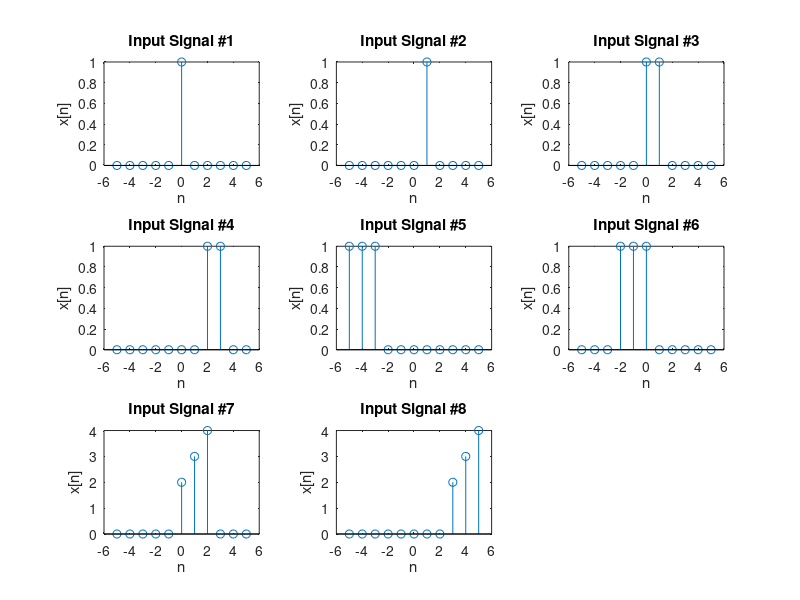

This chart was generated by the following MATLAB code: (Note: this script raises an error after producing the figure.)
n = -5:5;

x1 = [0 0 0 0 0 1 0 0 0 0 0];
x2 = [0 0 0 0 0 0 1 0 0 0 0];
x3 = [0 0 0 0 0 1 1 0 0 0 0];
x4 = [0 0 0 0 0 0 0 1 1 0 0];
x5 = [1 1 1 0 0 0 0 0 0 0 0];
x6 = [0 0 0 1 1 1 0 0 0 0 0];
x7 = [0 0 0 0 0 2 3 4 0 0 0];
x8 = [0 0 0 0 0 0 0 0 2 3 4];

figure,
subplot(3,3,1), stem(n, x1), title('Input Signal #1'), xlabel('n'), ylabel('x[n]');
subplot(3,3,2), stem(n, x2), title('Input Signal #2'), xlabel('n'), ylabel('x[n]');
subplot(3,3,3), stem(n, x3), title('Input Signal #3'), xlabel('n'), ylabel('x[n]');
subplot(3,3,4), stem(n, x4), title('Input Signal #4'), xlabel('n'), ylabel('x[n]');
subplot(3,3,5), stem(n, x5), title('Input Signal #5'), xlabel('n'), ylabel('x[n]');
subplot(3,3,6), stem(n, x6), title('Input Signal #6'), xlabel('n'), ylabel('x[n]');
subplot(3,3,7), stem(n, x7), title('Input Signal #7'), xlabel('n'), ylabel('x[n]');
subplot(3,3,8), stem(n, x8), title('Input Signal #8'), xlabel('n'), ylabel('x[n]');

y11 = system1(n,x1);
y12 = system1(n,x2);
y13 = system1(n,x3);
y14 = system1(n,x4);
y15 = system1(n,x5);
y16 = system1(n,x6);
y17 = system1(n,x7);
y18 = system1(n,x8);

figure,
subplot(3,3,1), stem(n, y11), title('System1 Output for Input 1'), xlabel('n'), ylabel('y[n]');
subplot(3,3,2), stem(n, y12), title('System1 Output for Input 2'), xlabel('n'), ylabel('y[n]');
subplot(3,3,3), stem(n, y13), title('System1 Output for Input 3'), xlabel('n'), ylabel('y[n]');
subplot(3,3,4), stem(n, y14), title('System1 Output for Input 4'), xlabel('n'), ylabel('y[n]');
subplot(3,3,5), stem(n, y15), title('System1 Output for Input 5'), xlabel('n'), ylabel('y[n]');
subplot(3,3,6), stem(n, y16), title('System1 Output for Input 6'), xlabel('n'), ylabel('y[n]');
subplot(3,3,7), stem(n, y17), title('System1 Output for Input 7'), xlabel('n'), ylabel('y[n]');

y21 = system2(n,x1);
y22 = system2(n,x2);
y23 = system2(n,x3);
y24 = system2(n,x4);
y25 = system2(n,x5);
y26 = system2(n,x6);
y27 = system2(n,x7);
y28 = system2(n,x8);

y31 = system3(n,x1);
y32 = system3(n,x2);
y33 = system3(n,x3);
y34 = system3(n,x4);
y35 = system3(n,x5);
y36 = system3(n,x6);
y37 = system3(n,x7);
y38 = system3(n,x8);
